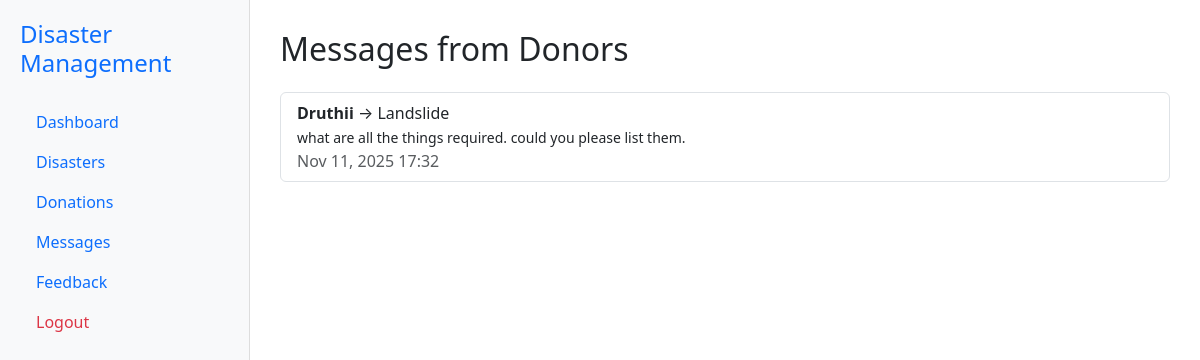
The page /organiser/messages/ (signed in) on the database its author committed.
### core/models.py (models this page shows, shortened)
class Message(models.Model):
    sender = models.ForeignKey(settings.AUTH_USER_MODEL, on_delete=models.CASCADE, related_name='sent_messages')
    recipient = models.ForeignKey(settings.AUTH_USER_MODEL, on_delete=models.CASCADE, related_name='received_messages')
    disaster = models.ForeignKey(Disaster, on_delete=models.CASCADE)
    content = models.TextField()
    timestamp = models.DateTimeField(auto_now_add=True)

class User(AbstractUser):
    ROLE_CHOICES = (
        ('organiser', 'Organiser'),
        ('donor', 'Donor'),
    )
    role = models.CharField(max_length=10, choices=ROLE_CHOICES)
    phone = models.CharField(max_length=15, blank=True)
    profile_picture = models.ImageField(upload_to='profile_pics/', blank=True, null=True)

class Disaster(models.Model):
    URGENCY_CHOICES = [
        ('low', 'Low'),
        ('medium', 'Medium'),
        ('high', 'High'),
    ]
    organiser = models.ForeignKey(settings.AUTH_USER_MODEL, on_delete=models.CASCADE)
    title = models.CharField(max_length=100)
    description = models.TextField()
    location = models.CharField(max_length=100)
    urgency_level = models.CharField(max_length=20, choices=URGENCY_CHOICES)
    image = models.ImageField(upload_to='disaster_images/', blank=True, null=True)
    posted_at = models.DateTimeField(auto_now_add=True)
    bank_account_name = models.CharField(max_length=100)
    bank_account_number = models.CharField(max_length=30)
    ifsc_code = models.CharField(max_length=15)
    upi_id = models.CharField(max_length=50, blank=True)

### core/views.py (the view)
# urls.py: path('organiser/messages/', views.organiser_messages, name='organiser_messages'),
@login_required
def organiser_messages(request):
    if request.user.role != 'organiser':
        return redirect('dashboard')
    messages_qs = Message.objects.filter(recipient=request.user).order_by('-timestamp')
    return render(request, 'core/organiser_messages.html', {
        'messages': messages_qs
    })

### core/templates/core/organiser_messages.html (shortened to what this page needs)
<!DOCTYPE html>
<html>
<head>
    <link href="https://cdn.jsdelivr.net/npm/bootstrap@5.3.0/dist/css/bootstrap.min.css" rel="stylesheet">
</head>
<body>
    <div id="sidebar">
        <h4 class="text-primary">Disaster Management</h4>
        <ul class="nav flex-column mt-4">
            <li class="nav-item"><a class="nav-link" href="{% url 'organiser_dashboard' %}">Dashboard</a></li>
            <li class="nav-item"><a class="nav-link" href="{% url 'post_disaster' %}">Disasters</a></li>
            <li class="nav-item"><a class="nav-link" href="#">Donations</a></li>
            <li class="nav-item"><a class="nav-link active" href="{% url 'organiser_messages' %}">Messages</a></li>
            <li class="nav-item"><a class="nav-link" href="{% url 'organiser_feedback' %}">Feedback</a></li>
            <li class="nav-item"><a class="nav-link text-danger" href="{% url 'logout' %}">Logout</a></li>
        </ul>
    </div>
    <div id="main">
        <h2>Messages from Donors</h2>
        <ul class="list-group mt-4">
            {% for msg in messages %}
                <li class="list-group-item">
                    <strong>{{ msg.sender.username }}</strong> → {{ msg.disaster.title }}
                    <br>
                    <small>{{ msg.content }}</small>
                    <br>
                    <span class="text-muted">{{ msg.timestamp|date:"M d, Y H:i" }}</span>
                </li>
            {% empty %}
                <li class="list-group-item">No messages received yet.</li>
            {% endfor %}
        </ul>
    </div>
</body>
</html>

### core/templates/core/organiser_messages.html (style rules this page uses)
body { display: flex; min-height: 100vh; margin: 0; }
#sidebar { width: 250px; background-color: #f8f9fa; padding: 20px; border-right: 1px solid #ddd; }
#main { flex-grow: 1; padding: 30px; }

### rows shown on the page
Message: sender.username "Druthii", disaster "Landslide", content "what are all the things required. could you please list them.", timestamp "Nov 11, 2025 17:32"
